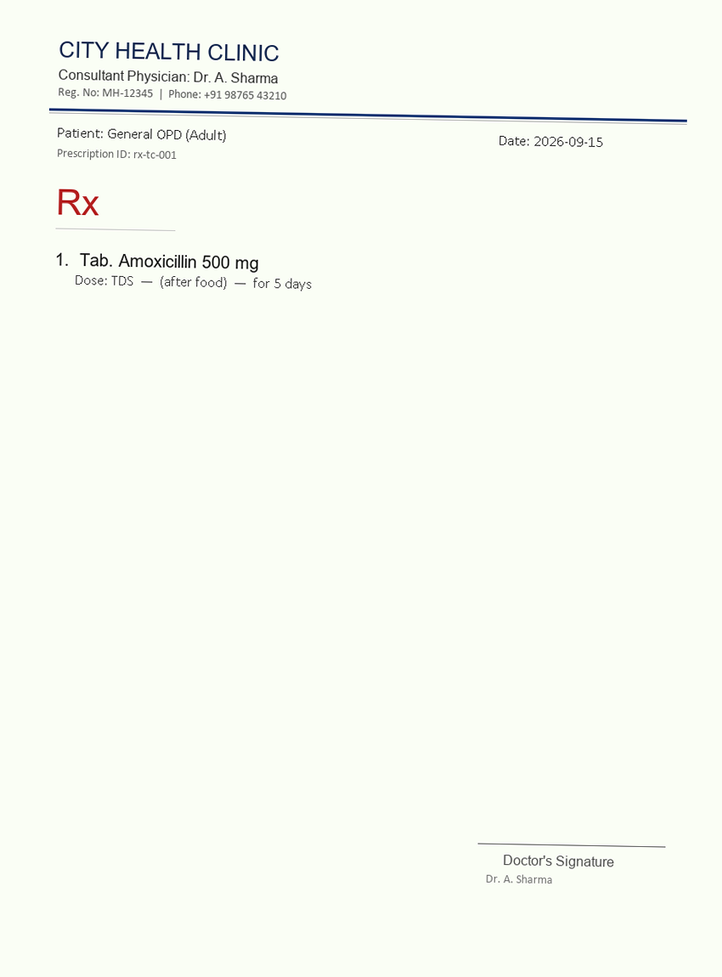
#> input picture data/test_images/rx-tc-001.png, 722 x 977 px, shrunk from 850 x 1150 before the run
$ python -i layout.py   (imports and definitions only)
#> lines starting #> are read from the running program, lines starting #| are printed output that depends on the picture; after the words box and inside, x2 and y2 are one past the last pixel; in counts of white or black regions, pixels touching at a corner belong together
#> further down, picture is the input picture: shape (977, 722, 3); mean B, G, R 243.3, 251.9, 247.9
"""
Prescription Document Layout Analysis & Line Segmentation
=========================================================
Staged layout engine for detecting document text regions, splitting
handwritten and printed lines, and isolating non-medicine areas (headers,
stamps, signatures, Rx symbols).

Design Principles:
  1. No health data in logs: Log only line counts, IDs, bounding boxes,
     durations, and reason codes. Zero pixel arrays or text dumps in logs.
  2. Every region is accounted for: Kept as medicine, ignored with reason,
     or escalated as fallback. Never drop regions silently.
  3. Safe line crops: Generous padding ensures ascenders ('t','d','b','h')
     and descenders ('g','y','p','q') are preserved without clipping.
  4. Encrypted storage: Line crops are stored with the same MultiFernet
     symmetric encryption as source images.
  5. Full-resolution line crops: Line segmentation and line crops MUST ALWAYS
     be cut from the full-resolution image BEFORE any API downscale occurs.
     Downscaling the entire document first destroys fine pen strokes and character contours.
"""

from __future__ import annotations

from dataclasses import dataclass, field
import logging
import time
from typing import Any, Optional, Sequence

import cv2
import numpy as np

logger = logging.getLogger(__name__)


# ---------------------------------------------------------------------------
# Data Models
# ---------------------------------------------------------------------------

@dataclass
class LineRegion:
    """A detected text line or functional region on the prescription."""
    line_id: str
    order_index: int
    bounding_box: tuple[int, int, int, int]  # (x1, y1, x2, y2)
    region_type: str = "handwritten"  # "handwritten" | "printed" | "mixed"
    category: str = "medicine_line"   # "medicine_line" | "header" | "stamp" | "signature" | "rx_symbol" | "footer"
    is_medicine: bool = True
    ignore_reason: Optional[str] = None
    crop: Optional[np.ndarray] = None  # In-memory crop with padding; never logged
    confidence: float = 1.0


@dataclass
class PageLayout:
    """Complete layout analysis result for a prescription page."""
    prescription_id: Optional[str] = None
    medicine_lines: list[LineRegion] = field(default_factory=list)
    ignored_regions: list[LineRegion] = field(default_factory=list)
    is_blank: bool = False
    is_fallback: bool = False
    fallback_reason: Optional[str] = None
    duration_ms: float = 0.0

    @property
    def line_count(self) -> int:
        return len(self.medicine_lines)

    # [34 lines left out: function to_manifest_dict, not called in this run]


# ---------------------------------------------------------------------------
# Region Classification Helpers
# ---------------------------------------------------------------------------

def classify_region_type(crop_gray: np.ndarray) -> str:
    """
    Classify crop as 'printed', 'handwritten', or 'mixed'.
    Uses stroke thickness variance, gradient entropy, and connected component aspect ratios.
    """
    h, w = crop_gray.shape[:2]
    if h < 5 or w < 5:
        return "printed"

    bin_crop = cv2.adaptiveThreshold(
        crop_gray, 255, cv2.ADAPTIVE_THRESH_GAUSSIAN_C, cv2.THRESH_BINARY_INV, 15, 6
    )
    num_labels, labels, stats, _ = cv2.connectedComponentsWithStats(bin_crop, connectivity=8)
    if num_labels <= 2:
        return "printed"

    widths = stats[1:, cv2.CC_STAT_WIDTH]
    heights = stats[1:, cv2.CC_STAT_HEIGHT]
    valid = (heights >= 4) & (widths >= 2)
    if not np.any(valid):
        return "printed"

    # Handwriting typically shows higher aspect ratio variance and stroke width irregularity
    aspect_ratios = widths[valid].astype(np.float32) / np.maximum(1, heights[valid]).astype(np.float32)
    ar_std = float(np.std(aspect_ratios))

    # Stroke thickness variance via distance transform
    dist = cv2.distanceTransform(bin_crop, cv2.DIST_L2, 3)
    stroke_vals = dist[dist > 0.5]
    stroke_std = float(np.std(stroke_vals)) if len(stroke_vals) > 10 else 0.0

    if stroke_std > 1.25 or ar_std > 0.85:
        return "handwritten"
    elif stroke_std > 0.8:
        return "mixed"
    return "printed"


# ---------------------------------------------------------------------------
# Core Layout & Line Segmentation Engine
# ---------------------------------------------------------------------------

def analyze_layout_and_segment_lines(
    img: np.ndarray,
    prescription_id: Optional[str] = None,
    vertical_padding_px: int = 10,
    horizontal_padding_px: int = 15,
) -> PageLayout:
    """
    Segment prescription page into ordered line regions, classifying and
    filtering non-medicine functional zones (headers, stamps, signatures, Rx).

    Parameters:
      img: Input BGR or Grayscale prescription image.
      prescription_id: Optional tracking identifier.
      vertical_padding_px: Padding above and below line to protect ascenders/descenders.
      horizontal_padding_px: Padding left and right of line.

    Returns:
      PageLayout with medicine lines and ignored functional regions.
    """
#> called with vertical_padding_px = 10, horizontal_padding_px = 15
    t0 = time.perf_counter()
    h, w = img.shape[:2]

    # Convert to grayscale
    gray = cv2.cvtColor(img, cv2.COLOR_BGR2GRAY) if img.ndim == 3 else img.copy()

    # 1. Blank Page Check
    bin_inv = cv2.adaptiveThreshold(
        gray, 255, cv2.ADAPTIVE_THRESH_GAUSSIAN_C, cv2.THRESH_BINARY_INV, 25, 8
    )
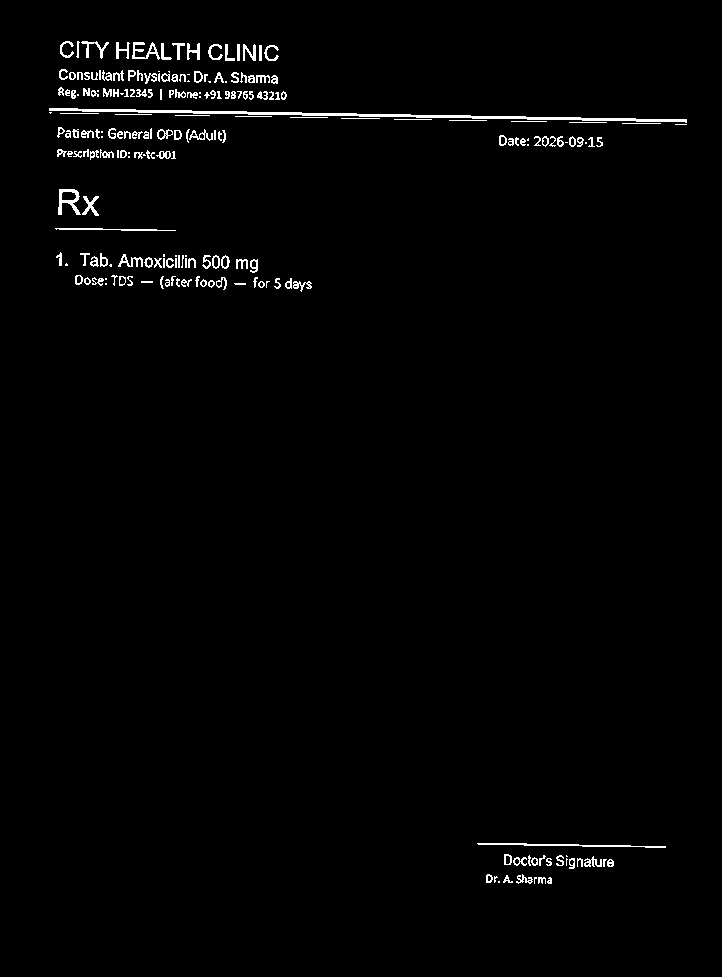
#> bin_inv: shape (977, 722); 1.5% white in thin lines or dots, all inside (x1, y1, x2, y2) = (49, 41, 687, 884)
    ink_ratio = float(np.count_nonzero(bin_inv)) / float(h * w)
#> ink_ratio = 0.015
    if ink_ratio < 0.0005:
        dt = (time.perf_counter() - t0) * 1000.0
        return PageLayout(
            prescription_id=prescription_id,
            medicine_lines=[],
            ignored_regions=[],
            is_blank=True,
            duration_ms=dt,
        )

    # 2. Extract Connected Components
    num_labels, labels, stats, centroids = cv2.connectedComponentsWithStats(bin_inv, connectivity=8)
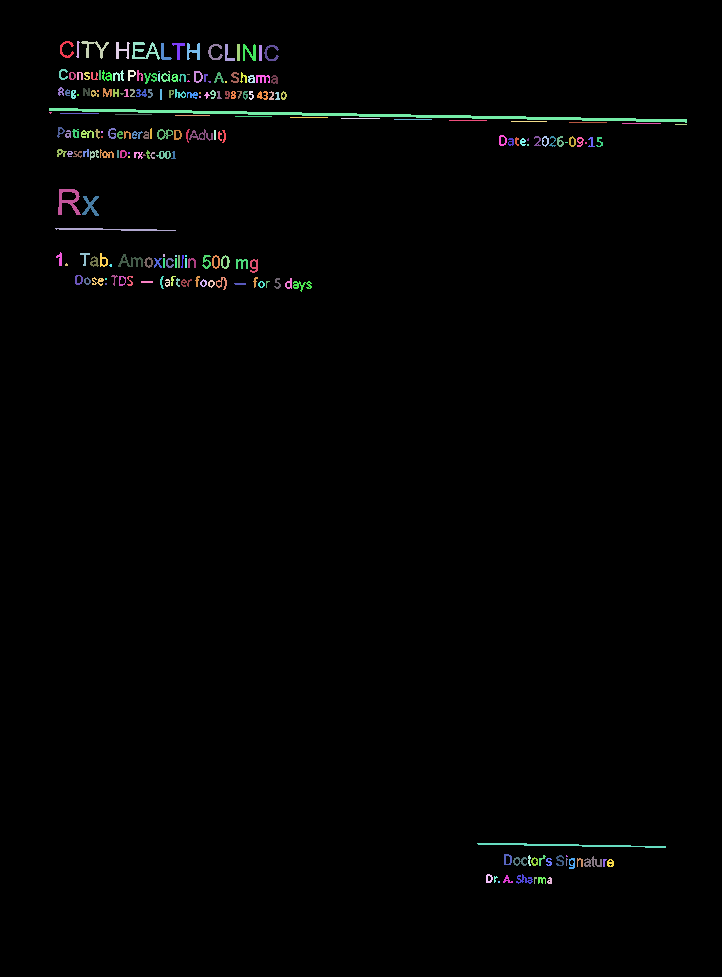
#> labels: shape (977, 722) int32; 217 distinct labels, from 0 to 216; one colour per label, 0 black
#> num_labels = 217; stats = 217 rows, first 6: [0, 0, 722, 977, 694795], [60, 41, 14, 17, 90], [76, 41, 4, 17, 36], [81, 41, 28, 18, 143], [116, 42, 14, 17, 103], [132, 42, 28, 18, 197]; centroids = 217 pairs, first value 50 to 680.5, second value 47.59 to 881.5

    # Filter background, tiny noise dots, and whole-page borders
    valid_components: list[tuple[int, int, int, int, int]] = []  # (x, y, w, h, area)
    for i in range(1, num_labels):
        cx, cy = stats[i, cv2.CC_STAT_LEFT], stats[i, cv2.CC_STAT_TOP]
        cw, ch = stats[i, cv2.CC_STAT_WIDTH], stats[i, cv2.CC_STAT_HEIGHT]
        carea = stats[i, cv2.CC_STAT_AREA]

        if carea < 6 or (cw < 3 and ch < 3):
            continue
        if cw > w * 0.95 and ch > h * 0.95:
            continue
        valid_components.append((cx, cy, cw, ch, carea))
#> this loop made 216 passes
#> after the loop, valid_components = 190 items, first 6: (60, 41, 14, 17, 90), (76, 41, 4, 17, 36), (81, 41, 28, 18, 143), (116, 42, 14, 17, 103), (132, 42, 28, 18, 197), (161, 43, 11, 17, 72)

    if not valid_components:
        dt = (time.perf_counter() - t0) * 1000.0
        return PageLayout(
            prescription_id=prescription_id,
            medicine_lines=[],
            ignored_regions=[],
            is_blank=True,
            duration_ms=dt,
        )

    # 3. Cluster all valid components into horizontal bands
    valid_components.sort(key=lambda c: (c[1], c[0]))
    median_h = float(np.median([c[3] for c in valid_components]))
#> median_h = 9
    vertical_group_threshold = max(10.0, median_h * 0.75)
#> vertical_group_threshold = 10

    raw_clusters: list[list[tuple[int, int, int, int, int]]] = []
    for comp in valid_components:
        cx, cy, cw, ch, carea = comp
        c_mid_y = cy + ch / 2.0
        placed = False
        for cluster in raw_clusters:
            cl_y1 = min(c[1] for c in cluster)
            cl_y2 = max(c[1] + c[3] for c in cluster)
            cl_mid_y = (cl_y1 + cl_y2) / 2.0
            if abs(c_mid_y - cl_mid_y) <= vertical_group_threshold:
                cluster.append(comp)
                placed = True
                break
        if not placed:
            raw_clusters.append([comp])
#> this loop made 190 passes
#> (cx, cy, cw, ch, carea, c_mid_y) on passes 1 to 3: (60, 41, 14, 17, 90, 49.5), (76, 41, 4, 17, 36, 49.5), (81, 41, 28, 18, 143, 50)

    # Handle touching lines splitting: check if any cluster spans multiple line heights
    refined_clusters: list[list[tuple[int, int, int, int, int]]] = []
    for cluster in raw_clusters:
        c_y1 = min(c[1] for c in cluster)
        c_y2 = max(c[1] + c[3] for c in cluster)
        c_height = c_y2 - c_y1

        if c_height > max(35.0, median_h * 2.1) and len(cluster) >= 4:
            sub_mask = np.zeros((c_height + 1, w), dtype=np.uint8)
            for (cx, cy, cw, ch, _) in cluster:
                sub_mask[cy - c_y1 : cy - c_y1 + ch, cx : cx + cw] = 255

            proj = np.sum(sub_mask, axis=1)
            mid_start = int(c_height * 0.3)
            mid_end = int(c_height * 0.7)
            if mid_end > mid_start:
                split_offset = mid_start + int(np.argmin(proj[mid_start:mid_end]))
                split_y = c_y1 + split_offset

                c1 = [c for c in cluster if (c[1] + c[3] / 2.0) <= split_y]
                c2 = [c for c in cluster if (c[1] + c[3] / 2.0) > split_y]
                if c1 and c2:
                    refined_clusters.append(c1)
                    refined_clusters.append(c2)
                    continue

        refined_clusters.append(cluster)
#> this loop made 13 passes
#> cluster on passes 7, 8, 11: [(58, 189, 23, 26, 263), (82, 196, 17, 20, 147)], [(55, 228, 121, 3, 202)], [(477, 843, 189, 5, 363)]

    # 4. Classify each band into medicine line vs non-medicine functional region
    medicine_lines: list[LineRegion] = []
    ignored_regions: list[LineRegion] = []
    ignored_counter = 0

    header_y_max = int(h * 0.15)
    footer_y_min = int(h * 0.92)
    sig_y_min = int(h * 0.75)
    sig_x_min = int(w * 0.35)

    for cluster in refined_clusters:
        bx1 = min(c[0] for c in cluster)
        by1 = min(c[1] for c in cluster)
        bx2 = max(c[0] + c[2] for c in cluster)
        by2 = max(c[1] + c[3] for c in cluster)
        band_w = bx2 - bx1
        band_h = by2 - by1

        # Skip tiny isolated noise speckles
        total_cluster_area = sum(c[4] for c in cluster)
        if total_cluster_area < 25 or band_w < 12 or band_h < 6:
            continue

        # A. Header check
        if by2 <= header_y_max or (by1 <= header_y_max and band_w >= 0.35 * w):
            ignored_counter += 1
            ignored_regions.append(
                LineRegion(
                    line_id=f"ignored_{ignored_counter}",
                    order_index=0,
                    bounding_box=(bx1, by1, bx2, by2),
                    region_type="printed",
                    category="header",
                    is_medicine=False,
                    ignore_reason="prescriber_and_clinic_header",
                )
            )
            continue

        # B. Standalone Rx symbol check (isolated near top-left, not a long text line)
        if by1 <= int(0.22 * h) and bx1 <= int(0.15 * w) and band_w <= int(0.18 * w):
            ignored_counter += 1
            ignored_regions.append(
                LineRegion(
                    line_id=f"ignored_{ignored_counter}",
                    order_index=0,
                    bounding_box=(bx1, by1, bx2, by2),
                    region_type="printed",
                    category="rx_symbol",
                    is_medicine=False,
                    ignore_reason="prescription_symbol",
                )
            )
            continue

        # C. Clinic Stamp (dense cluster in right-hand body or seal area)
        if (int(0.16 * h) <= by1 <= int(0.68 * h)) and (bx1 >= int(0.50 * w)) and (band_w >= 50 or band_h >= 50):
            ignored_counter += 1
            ignored_regions.append(
                LineRegion(
                    line_id=f"ignored_{ignored_counter}",
                    order_index=0,
                    bounding_box=(bx1, by1, bx2, by2),
                    region_type="mixed",
                    category="stamp",
                    is_medicine=False,
                    ignore_reason="clinic_verification_stamp",
                )
            )
            continue

        # D. Doctor Signature (bottom right quadrant)
        if by1 >= sig_y_min and bx1 >= sig_x_min:
            ignored_counter += 1
            ignored_regions.append(
                LineRegion(
                    line_id=f"ignored_{ignored_counter}",
                    order_index=0,
                    bounding_box=(bx1, by1, bx2, by2),
                    region_type="handwritten",
                    category="signature",
                    is_medicine=False,
                    ignore_reason="doctor_signature_block",
                )
            )
            continue

        # E. Page Footer
        if by1 >= footer_y_min:
            ignored_counter += 1
            ignored_regions.append(
                LineRegion(
                    line_id=f"ignored_{ignored_counter}",
                    order_index=0,
                    bounding_box=(bx1, by1, bx2, by2),
                    region_type="printed",
                    category="footer",
                    is_medicine=False,
                    ignore_reason="page_footer_meta",
                )
            )
            continue

        # F. Medicine Line (apply safe ascender/descender padding)
        lx1 = max(0, bx1 - horizontal_padding_px)
        ly1 = max(0, by1 - vertical_padding_px)
        lx2 = min(w, bx2 + horizontal_padding_px)
        ly2 = min(h, by2 + vertical_padding_px)

        crop = img[ly1:ly2, lx1:lx2]
        crop_gray = gray[ly1:ly2, lx1:lx2]
        reg_type = classify_region_type(crop_gray)

        medicine_lines.append(
            LineRegion(
                line_id="",
                order_index=0,
                bounding_box=(lx1, ly1, lx2, ly2),
                region_type=reg_type,
                category="medicine_line",
                is_medicine=True,
                crop=crop,
                confidence=0.94,
            )
        )
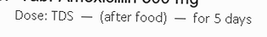
#> crop_gray: shape (37, 267); min 0, max 255, mean 238.3

    # Sort final medicine lines from top to bottom and assign line IDs
    medicine_lines.sort(key=lambda r: r.bounding_box[1])
    for order, r in enumerate(medicine_lines):
        r.order_index = order
        r.line_id = f"line_{order + 1:03d}"
#> this loop made 2 passes
#> order on passes 1 to 2: 0, 1

    # 5. Fallback Check: Low Confidence Fallback
    # If medicine candidates were present but no clean lines could be formed or segmentation confidence < 0.4
    # (e.g., highly chaotic noise, unresolvable clutter where cluster count is abnormal, or 0 lines extracted)
    is_chaotic = len(valid_components) > 250 or len(refined_clusters) > 40
    if (not medicine_lines and valid_components) or is_chaotic:
        dt = (time.perf_counter() - t0) * 1000.0
        bx1 = max(0, min(c[0] for c in valid_components) - horizontal_padding_px)
        by1 = max(0, min(c[1] for c in valid_components) - vertical_padding_px)
        bx2 = min(w, max(c[0] + c[2] for c in valid_components) + horizontal_padding_px)
        by2 = min(h, max(c[1] + c[3] for c in valid_components) + vertical_padding_px)

        fallback_crop = img[by1:by2, bx1:bx2]
        fallback_line = LineRegion(
            line_id="line_fallback_001",
            order_index=0,
            bounding_box=(bx1, by1, bx2, by2),
            region_type="mixed",
            category="medicine_line",
            is_medicine=True,
            crop=fallback_crop,
            confidence=0.35,
        )
        return PageLayout(
            prescription_id=prescription_id,
            medicine_lines=[fallback_line],
            ignored_regions=ignored_regions,
            is_blank=False,
            is_fallback=True,
            fallback_reason="low_segmentation_confidence_whole_page_body_preserved",
            duration_ms=dt,
        )

    dt = (time.perf_counter() - t0) * 1000.0
    return PageLayout(
        prescription_id=prescription_id,
        medicine_lines=medicine_lines,
        ignored_regions=ignored_regions,
        is_blank=False,
        is_fallback=False,
        fallback_reason=None,
        duration_ms=dt,
    )

>>> import cv2
>>> picture = cv2.imread('../data/test_images/rx-tc-001.png')
>>> result = analyze_layout_and_segment_lines(picture)
